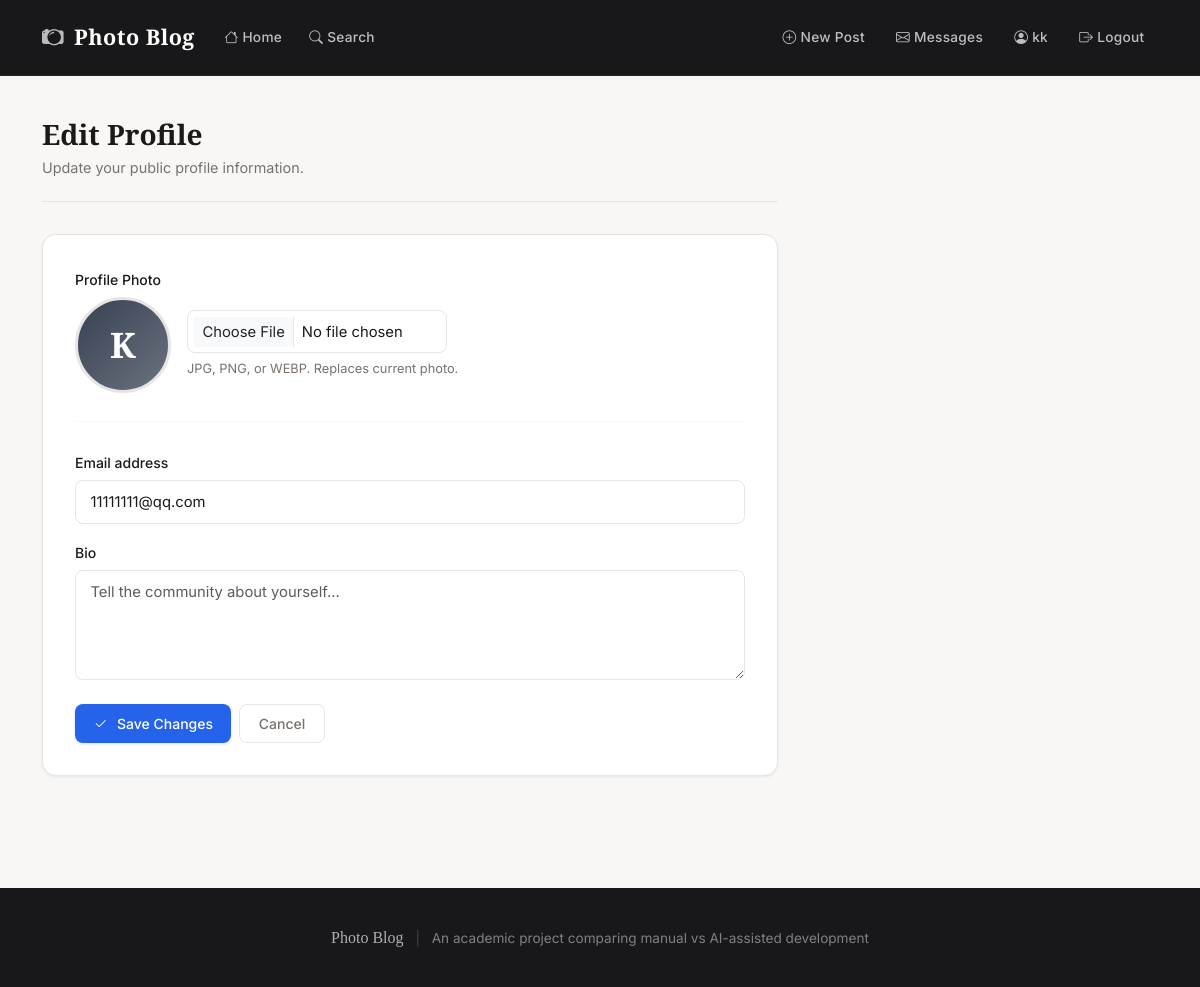
The page /profile/edit (signed in) on the database its author committed.
### models.py (models this page shows, shortened)
class User(UserMixin, db.Model):
    __tablename__ = 'users'
    id = db.Column(db.Integer, primary_key=True)
    username = db.Column(db.String(80), unique=True, nullable=False)
    email = db.Column(db.String(120), unique=True, nullable=False)
    password_hash = db.Column(db.String(256), nullable=False)
    role = db.Column(db.String(20), nullable=True)          # None until approved
    bio = db.Column(db.Text, default='')
    avatar_filename = db.Column(db.String(256), default='')
    created_at = db.Column(db.DateTime, default=datetime.utcnow)
    is_active = db.Column(db.Boolean, default=False)        # False until admin approves
    posts = db.relationship('Post', backref='author', lazy=True,
                            cascade='all, delete-orphan',
                            foreign_keys='Post.author_id')
    comments = db.relationship('Comment', backref='author', lazy=True)
    ratings = db.relationship('Rating', backref='user', lazy=True)
    sent_messages = db.relationship('Message', backref='sender', lazy=True,
                                    foreign_keys='Message.sender_id')
    received_messages = db.relationship('Message', backref='recipient', lazy=True,
                                        foreign_keys='Message.recipient_id')
    applications = db.relationship('MembershipApplication', backref='applicant', lazy=True)

### routes/profile.py (the view, shortened to what this page needs)
@profile_bp.route('/profile/edit', methods=['GET', 'POST'])
@login_required
def edit():
    return render_template('profile/edit.html')

### templates/profile/edit.html (shortened to what this page needs)
{% extends 'base.html' %}
{% block content %}
<div class="page-header">
  <h2>Edit Profile</h2>
  <p>Update your public profile information.</p>
</div>
<div class="card">
  <div class="card-body" style="padding:2rem">
    <form method="post" enctype="multipart/form-data">
      <div class="mb-4">
        <label class="form-label">Profile Photo</label>
        <div class="d-flex align-items-center gap-3 mb-2">
          {% if current_user.avatar_filename %}
          <img src="{{ url_for('photos.serve_avatar', filename=current_user.avatar_filename) }}"
               class="avatar-xl" alt="Current avatar">
          {% else %}
          <div class="avatar-placeholder-xl">{{ current_user.username[0].upper() }}</div>
          {% endif %}
          <div>
            <input type="file" name="avatar" class="form-control form-control-sm"
                   accept="image/jpeg,image/png,image/webp" style="max-width:260px">
            <div class="form-text">JPG, PNG, or WEBP. Replaces current photo.</div>
          </div>
        </div>
      </div>
      <hr class="divider">
      <div class="mb-3">
        <label class="form-label">Email address</label>
        <input type="email" name="email" class="form-control"
               value="{{ current_user.email }}">
      </div>
      <div class="mb-4">
        <label class="form-label">Bio</label>
        <textarea name="bio" class="form-control" rows="4"
                  placeholder="Tell the community about yourself...">{{ current_user.bio or '' }}</textarea>
      </div>
      <div class="d-flex gap-2">
        <button type="submit" class="btn btn-primary">
          <i class="bi bi-check2 me-1"></i>Save Changes
        </button>
        <a href="{{ url_for('profile.view', username=current_user.username) }}"
           class="btn btn-outline-secondary">Cancel</a>
      </div>
    </form>
  </div>
</div>
{% endblock %}

### templates/base.html (shortened to what this page needs)
<!DOCTYPE html>
<html lang="en">
<head>
  <link href="https://cdn.jsdelivr.net/npm/bootstrap@5.3.0/dist/css/bootstrap.min.css" rel="stylesheet">
  <link href="https://cdn.jsdelivr.net/npm/bootstrap-icons@1.11.0/font/bootstrap-icons.css" rel="stylesheet">
  <link rel="stylesheet" href="{{ url_for('static', filename='css/style.css') }}">
</head>
<body>
<nav class="navbar navbar-expand-lg">
  <div class="container">
    <a class="navbar-brand" href="{{ url_for('posts.index') }}">
      <i class="bi bi-camera2 me-1" style="opacity:0.7"></i> Photo Blog
    </a>
    <div class="collapse navbar-collapse" id="navMenu">
      <ul class="navbar-nav me-auto">
        <li class="nav-item">
          <a class="nav-link" href="{{ url_for('posts.index') }}">
            <i class="bi bi-house me-1"></i>Home
          </a>
        </li>
        <li class="nav-item">
          <a class="nav-link" href="{{ url_for('search.results') }}">
            <i class="bi bi-search me-1"></i>Search
          </a>
        </li>
      </ul>
      <ul class="navbar-nav ms-auto align-items-lg-center gap-1">
        {% if current_user.is_authenticated %}
          {% if current_user.role in ('contributor', 'admin') %}
          <li class="nav-item">
            <a class="nav-link" href="{{ url_for('posts.create') }}">
              <i class="bi bi-plus-circle me-1"></i>New Post
            </a>
          </li>
          {% endif %}
          <li class="nav-item">
            <a class="nav-link" href="{{ url_for('profile.messages') }}">
              <i class="bi bi-envelope me-1"></i>Messages
            </a>
          </li>
          <li class="nav-item">
            <a class="nav-link" href="{{ url_for('profile.view', username=current_user.username) }}">
              <i class="bi bi-person-circle me-1"></i>{{ current_user.username }}
            </a>
          </li>
          <li class="nav-item">
            <a class="nav-link" href="{{ url_for('auth.logout') }}">
              <i class="bi bi-box-arrow-right me-1"></i>Logout
            </a>
          </li>
        {% endif %}
      </ul>
    </div>
  </div>
</nav>
<main class="site-main">
  <div class="container">
    <div class="row g-4">
      <div class="col-lg-8">
        {% block content %}{% endblock %}
      </div>
      <div class="col-lg-4">
      </div>
    </div>
  </div>
</main>
<footer class="site-footer">
  <div class="container">
    <span style="font-family: var(--font-serif); font-size:1rem; color:rgba(255,255,255,0.65)">Photo Blog</span>
    <span class="mx-2" style="color:rgba(255,255,255,0.2)">|</span>
    <span>An academic project comparing manual vs AI-assisted development</span>
  </div>
</footer>
</body>
</html>

### static/css/style.css (style rules this page uses)
:root { --font-serif: 'Playfair Display', Georgia, serif; --font-sans: 'Inter', -apple-system, BlinkMacSystemFont, sans-serif; --bg: #ffffff; --bg-soft: #f8f7f5; --bg-muted: #f1f0ee; --text: #1c1917; --text-muted: #78716c; --text-light: #a8a29e; --accent: #2563eb; --accent-hover: #1d4ed8; --border: #e7e5e4; --border-light: #f0efed; --nav-bg: #18181b; --shadow-sm: 0 1px 3px rgba(0,0,0,0.07); --shadow-md: 0 4px 16px rgba(0,0,0,0.09); --shadow-lg: 0 12px 36px rgba(0,0,0,0.12); --radius: 8px; --radius-lg: 14px; --transition: all 0.2s ease; }
*, *::before, *::after { box-sizing: border-box; }
body { font-family: var(--font-sans); background: var(--bg-soft); color: var(--text); font-size: 15px; line-height: 1.7; }
h1, h2, h3, h4, h5, h6 { font-family: var(--font-serif); font-weight: 600; color: var(--text); line-height: 1.3; }
a { color: var(--accent); text-decoration: none; }
.navbar { background: var(--nav-bg) !important; padding: 0.9rem 0; border-bottom: 1px solid rgba(255,255,255,0.06); }
.navbar-brand { font-family: var(--font-serif); font-size: 1.35rem; font-weight: 700; color: #fff !important; letter-spacing: 0.02em; }
.navbar .nav-link { color: rgba(255,255,255,0.72) !important; font-size: 0.855rem; font-weight: 500; letter-spacing: 0.02em; padding: 0.4rem 0.85rem !important; border-radius: 6px; transition: var(--transition); }
.site-main { padding: 2.5rem 0 3rem; }
.card { background: var(--bg); border: 1px solid var(--border); border-radius: var(--radius-lg); box-shadow: var(--shadow-sm); transition: var(--transition); overflow: hidden; }
.card-body { padding: 1.4rem; }
.btn { font-family: var(--font-sans); font-size: 0.875rem; font-weight: 500; border-radius: var(--radius); padding: 0.5rem 1.15rem; transition: var(--transition); border: none; cursor: pointer; display: inline-flex; align-items: center; gap: 0.35rem; }
.btn-primary { background: var(--accent); color: #fff; box-shadow: 0 1px 3px rgba(37,99,235,0.2); }
.btn-outline-secondary { border: 1.5px solid var(--border); color: var(--text-muted); background: var(--bg); }
.form-control, .form-select { border: 1.5px solid var(--border); border-radius: var(--radius); padding: 0.6rem 0.9rem; font-size: 0.925rem; font-family: var(--font-sans); transition: var(--transition); background: var(--bg); color: var(--text); }
.form-label { font-size: 0.875rem; font-weight: 500; color: var(--text); margin-bottom: 0.35rem; }
.form-text { font-size: 0.8rem; color: var(--text-muted); margin-top: 0.3rem; }
.avatar-placeholder-xl { width: 96px; height: 96px; border-radius: 50%; background: linear-gradient(135deg, #374151, #6b7280); display: flex; align-items: center; justify-content: center; font-size: 2.2rem; color: #fff; font-family: var(--font-serif); font-weight: 600; border: 3px solid var(--border); flex-shrink: 0; }
.page-header { margin-bottom: 2rem; padding-bottom: 1.25rem; border-bottom: 1px solid var(--border); }
.page-header h2 { font-size: 1.75rem; margin-bottom: 0.2rem; }
.page-header p { color: var(--text-muted); margin: 0; font-size: 0.9rem; }
.site-footer { background: var(--nav-bg); padding: 2.25rem 0; margin-top: 4rem; font-size: 0.85rem; color: rgba(255,255,255,0.45); text-align: center; }
.divider { border: none; border-top: 1px solid var(--border); margin: 1.75rem 0; }

### rows shown on the page
User: username "kk", username "K", email "11111111@qq.com"
